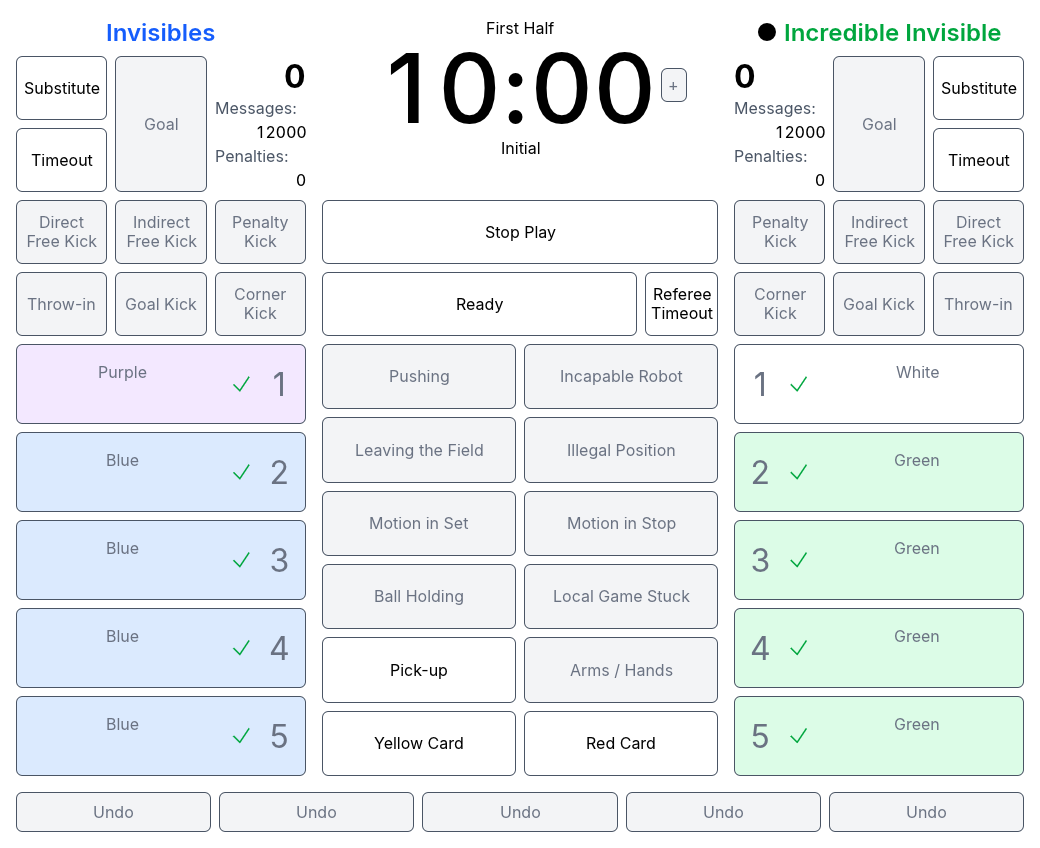
#> input picture game_controller_app/tests/snapshots/initial_game_view.png, 1040 x 848 px, given as the content of the folder ../../game_controller_app/tests/snapshots/web, which was not available
$ python compare.py ../../game_controller_app/tests/snapshots
#> lines starting #> are read from the running program, lines starting #| are printed output that depends on the picture
# Puts the screenshots of the web UI (left) and the egui UI (right) side by side.
# Usage: uv run --with pillow compare.py [<screenshots dir>]
import sys
from pathlib import Path

from PIL import Image, ImageDraw

root = Path(sys.argv[1] if len(sys.argv) > 1 else Path(__file__).parents[2] / "screenshots")
out = root / "compare"
out.mkdir(exist_ok=True)
for web in sorted((root / "web").glob("*.png")):
    egui = root / "egui" / web.name
    if not egui.exists():
        continue
    a, b = Image.open(web).convert("RGB"), Image.open(egui).convert("RGB")
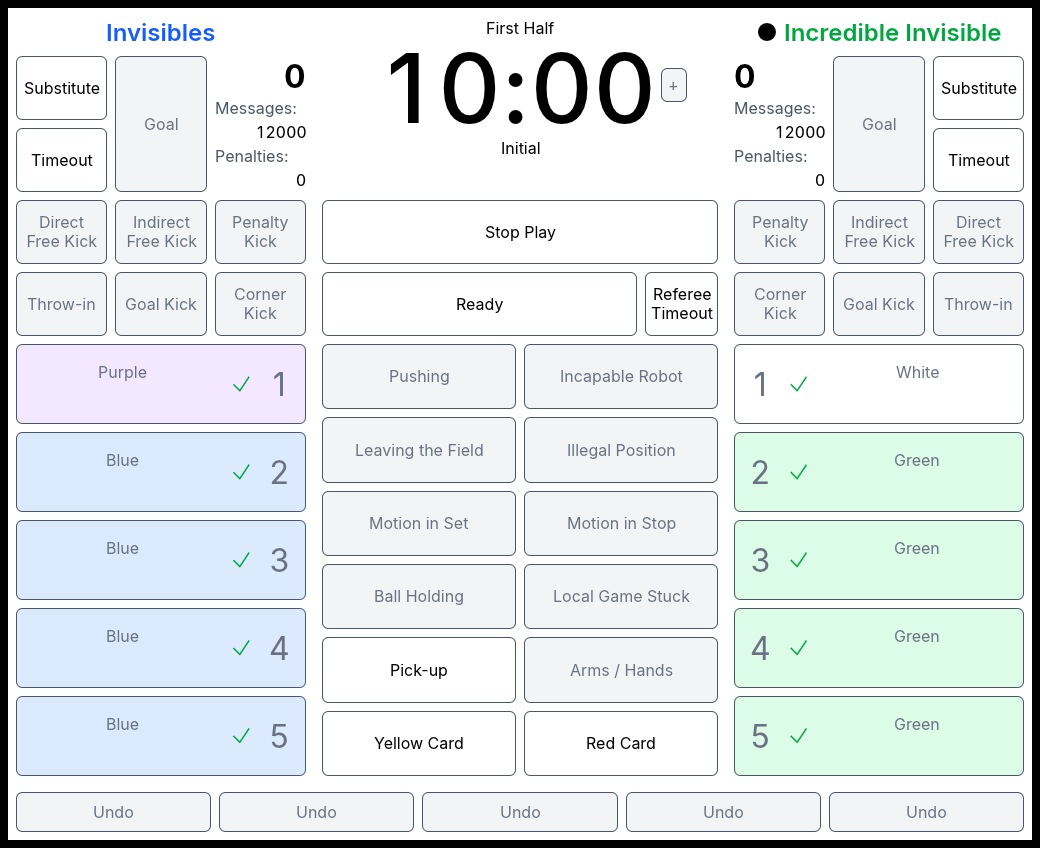
#> a: PIL image 1040x848 RGB; mean R, G, B 225.3, 230.8, 232.4
    gap = 24
    image = Image.new("RGB", (a.width + gap + b.width, max(a.height, b.height) + 40), "white")
#> image: PIL image 2104x888 RGB; every value is 255
    image.paste(a, (0, 40))
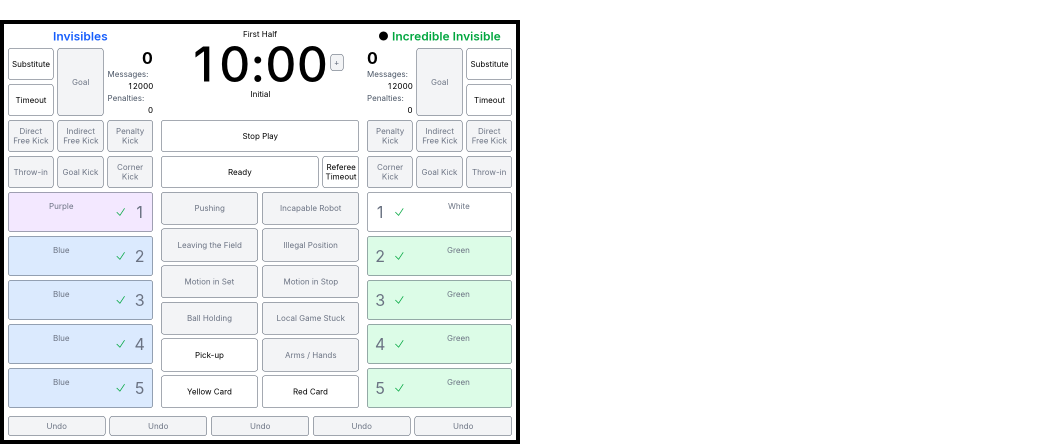
#> image: PIL image 2104x888 RGB (shown at 1/2 size); mean R, G, B 241, 243.6, 244.3
    image.paste(b, (a.width + gap, 40))
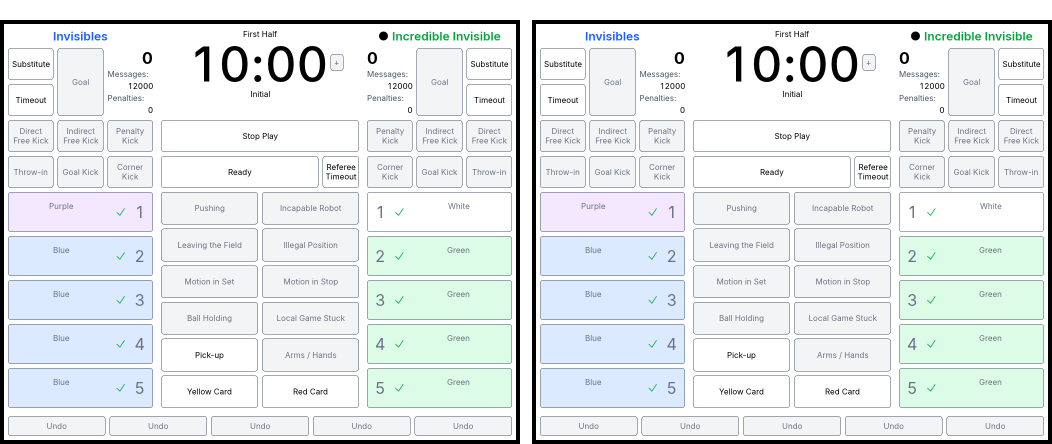
#> image: PIL image 2104x888 RGB (shown at 1/2 size); mean R, G, B 227, 232.2, 233.6
    draw = ImageDraw.Draw(image)
    draw.rectangle([a.width, 0, a.width + gap - 1, image.height], fill="#888")
    draw.text((8, 8), f"web (React/Tauri): {web.stem}", fill="black", font_size=24)
    draw.text((a.width + gap + 8, 8), f"egui: {web.stem}", fill="black", font_size=24)
    image.save(out / web.name)
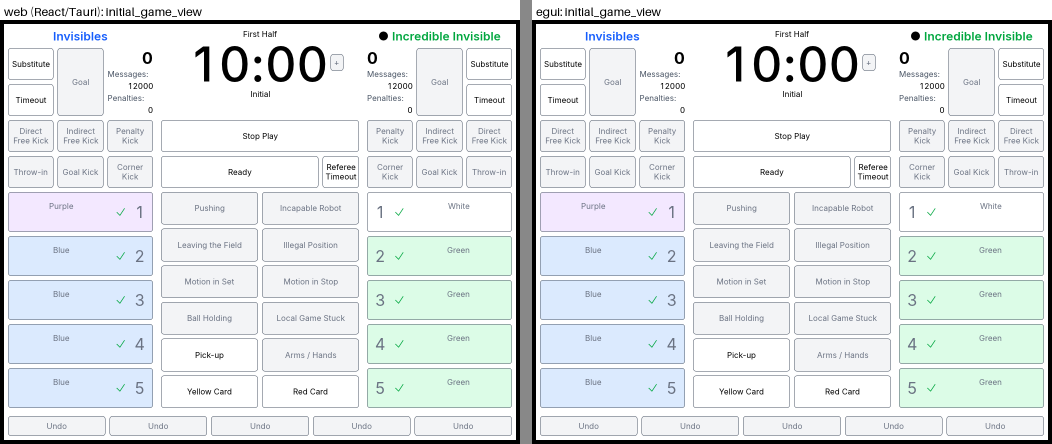
#> saved as initial_game_view.png: PIL image 2104x888 RGB (shown at 1/2 size); mean R, G, B 225.2, 230.4, 231.9
    print("wrote", out / web.name)
